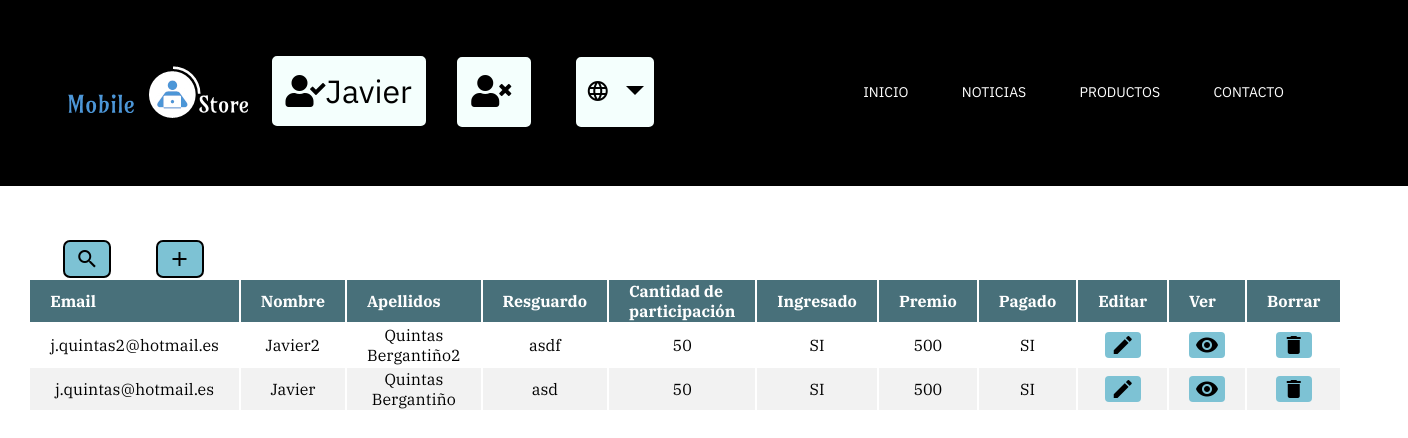
Screenshot of /Controller/Loteriaiu_Controller.php (signed in) with the database file from the repository.
### tables this page shows
CREATE TABLE `LOTERIAIU` (
  `lot.email` varchar(60) NOT NULL COMMENT 'email del que participa en la loteria',
  `lot.nombre` varchar(30) NOT NULL COMMENT 'nombre del que participa en la loteria',
  `lot.apellidos` varchar(40) NOT NULL COMMENT 'apellidos del que participa en la loteria',
  `lot.participacion` int(3) NOT NULL COMMENT 'importe con el que participa en la loteria',
  `lot.resguardo` varchar(50) NOT NULL COMMENT 'resguardo de la participación en la loteria',
  `lot.ingresado` enum('SI','NO') DEFAULT NULL COMMENT 'ha ingresado la participación',
  `lot.premiopersonal` int(6) DEFAULT NULL COMMENT 'premio que le corresponde por la participacion jugada',
  `lot.pagado` enum('SI','NO') DEFAULT NULL COMMENT 'se le ha pagado el premio que el corresponde'
);

### Controller/Loteriaiu_Controller.php (called while the page is built, shortened)
<?php
    include '../View/Loteriaiu_SHOWALL_View.php';
    include '../Model/Loteriaiu_model.php';
    include '../Model/Access_DB.php';
    if(!isset($_GET['action'])){
        $action = '';
    }
    else{
        $action = $_GET['action'];
    }
    switch($action){
        default:
            $loteria = new Loteria();
            $participaciones = $loteria->findAll();
            new ShowAll($participaciones);
        break;
    }
?>

### Locale/Strings_SPANISH.php (called while the page is built)
<?php
$strings =
array(
	'Loteria' => 'Loteria',
    'Inicio' => 'Inicio',
    'Noticias' => 'Noticias',
    'Productos' => 'Productos',
    'Sobre MobileStore' => 'Sobre MobileStore',
	'Sobre nosotros' => 'Sobre nosotros',
	'Contacto' => 'Contacto',
	'Usuario' => 'Usuario',
	'Contraseña' => 'Contraseña',
	'Idioma' => 'Idioma',
	'Español' => 'Español',
	'Inglés' => 'Inglés',
	'Gallego' => 'Gallego',
	'Registrate' => 'Registrate',
	'DNI' => 'DNI',
	'Teléfono' => 'Teléfono',
	'Fecha de nacimiento' => 'Fecha de nacimiento',
	'Grupo prácticas' => 'Grupo prácticas',
	'Email' => 'Email',
	'Nombre' => 'Nombre',
	'Apellidos' => 'Apellidos',
	'Curso académico' => 'Curso académico',
	'Titulación' => 'Titulación',
	'Resguardo' => 'Resguardo',
	'Cantidad de participación' => 'Cantidad de participación',
	'Ingresado' => 'Ingresado',
	'Premio' => 'Premio',
	'Pagado' => 'Pagado',
	'Editar' => 'Editar',
	'Ver' => 'Ver',
	'Borrar' => 'Borrar',
	'SI' => 'SI',
	'NO' => 'NO',
	'Participación' => 'Participación',
	'Datos a mostrar' => 'Datos a mostrar',
	'Datos a eliminar' => 'Datos a eliminar',
	'Creado por' => 'Creado por',
	'Realizado el' => 'Realizado el',
	'Email incorrecto' => 'Email incorrecto',
	'Ya existe una participación con ese email' => 'Ya existe una participación con ese email',
	'Error insertando' => 'Error insertando',
	'Insertado' => 'Insertado',
	'Error editando' => 'Error editando',
	'Editado' => 'Editado',
	'Error eliminando' => 'Error eliminando',
	'Eliminado' => 'Eliminado',
	'Login vacío' => 'Login vacío',
	'Login innexistente' => 'Login innexistente',
	'Contraseña incorrecta' => 'Contraseña incorrecta',
	'Algunos datos están vacíos' => 'Algunos datos están vacíos',
	'Login, Email o DNI ya existentes.' => 'Login, Email o DNI ya existentes.',
	'Error de inserción' => 'Error de inserción',
	'Registrado' => 'Registrado',
	'Volver' => 'Volver',
	'No hay participaciones' => 'No hay participaciones',
	'Foto' => 'Foto',
	'Sexo' => 'Sexo',
	'Fallo al conectar a MySQL: ' => 'Fallo al conectar a MySQL',
	' ' => ' '
 )
;
 ?>

### Model/Loteriaiu_model.php (called while the page is built, shortened)
<?php
    class Loteria{
        var $email;
        var $nombre;
        var $apellidos;
        var $resguardo;
        var $participacion;
        var $ingresado;
        var $premioPersonal;
        var $pagado;
        var $mysqli;
        function __construct($email = null,
                            $nombre = null,
                            $apellidos = null,
                            $resguardo = null,
                            $participacion = null,
                            $ingresado = null,
                            $premioPersonal = null,
                            $pagado = null){
            $this->email = $email;
            $this->nombre = $nombre;
            $this->apellidos = $apellidos;
            $this->resguardo = $resguardo;
            $this->participacion = $participacion;
            $this->ingresado = $ingresado;
            $this->premioPersonal = $premioPersonal;
            $this->pagado = $pagado;
            include_once '../Model/Access_DB.php';
	        $this->mysqli = ConnectDB();
        }
        function getEmail(){
            return $this->email;
        }
        function getNombre(){
            return $this->nombre;
        }
        function getParticipacion(){
            return $this->participacion;
        }
        function getResguardo(){
            return $this->resguardo;
        }
        function getIngresado(){
            return $this->ingresado;
        }
        function getPremioPersonal(){
            return $this->premioPersonal;
        }
        function getApellidos(){
            return $this->apellidos;
        }
        function getPagado(){
            return $this->pagado;
        }
        function findAll(){
            $sql = "SELECT *
                    FROM LOTERIAIU";
            $resultado = $this->mysqli->query($sql);
            $participaciones_db = $resultado->fetch_All(MYSQLI_ASSOC);
            $participaciones = array();
            foreach($participaciones_db as $participacionLot){
                array_push($participaciones, new Loteria($participacionLot['lot.email'],
                                                        $participacionLot['lot.nombre'],
                                                        $participacionLot['lot.apellidos'],
                                                        $participacionLot['lot.resguardo'],
                                                        $participacionLot['lot.participacion'],
                                                        $participacionLot['lot.ingresado'],
                                                        $participacionLot['lot.premiopersonal'],
                                                        $participacionLot['lot.pagado']));
            }
            return $participaciones;
        }
    }
?>

### Model/Access_DB.php (called while the page is built)
<?php
function ConnectDB()
{
    $mysqli = new mysqli("localhost", 'IU2018', 'pass2018' , 'IU2018');
	if ($mysqli->connect_errno) {
		include './MESSAGE_View.php';
		new MESSAGE("Fallo al conectar a MySQL: (" . $mysqli->connect_errno . ") " . $mysqli->connect_error, './index.php');
		return false;
	}
	else{
		return $mysqli;
	}
}
?>

### View/Loteriaiu_SHOWALL_View.php (the view)
<?php
    class ShowAll{
        var $participaciones;
        function __construct($participaciones){
            $this->participaciones = $participaciones;
            $this->render();
        }
        function render(){
            include '../View/Header.php';
?>
<br>
<br>
            <a href="../Controller/Loteriaiu_Controller.php?action=search" style="padding-left:4.5%; margin-bottom:20px;"><button id="buscar"><i class="material-icons">search</i></button></a>
            <a href="../Controller/Loteriaiu_Controller.php?action=add"><button id="añadir"><i class="material-icons">add</i></button></a>
            <br>
            <table>
				<thead id="header-tabla">
					<th scope="col"><?= $strings['Email'] ?></th>
					<th scope="col"><?= $strings['Nombre'] ?></th>
					<th scope="col"><?= $strings['Apellidos'] ?></th>
					<th scope="col"><?= $strings['Resguardo'] ?></th>
					<th scope="col"><?= $strings['Cantidad de participación'] ?></th>
					<th scope="col"><?= $strings['Ingresado'] ?></th>
					<th scope="col"><?= $strings['Premio'] ?></th>
					<th scope="col"><?= $strings['Pagado'] ?></th>
					<th scope="col"><?= $strings['Editar'] ?></th>
					<th scope="col"><?= $strings['Ver'] ?></th>
					<th scope="col"><?= $strings['Borrar'] ?></th>
                </thead>
                <tbody>
                    <?php if(count($this->participaciones) == 0){
                        echo $strings['No hay participaciones'];
                    }
                    else{
                        foreach($this->participaciones as $participacion){
                            ?>
                            <tr>
                            <td><?= $participacion->getEmail() ?></td>
                            <td><?= $participacion->getNombre() ?></td>
                            <td><?= $participacion->getApellidos() ?></td>
                            <td><?= $participacion->getResguardo() ?></td>
                            <td><?= $participacion->getParticipacion() ?></td>
                            <td><?= $strings[$participacion->getIngresado()] ?></td>
                            <td><?= $participacion->getPremioPersonal() ?></td>
                            <td><?= $strings[$participacion->getPagado()] ?></td>
                            <td><a href="../Controller/Loteriaiu_Controller.php?action=edit&email=<?=$participacion->getEmail()?>"><button id="editar"><i class="material-icons">edit</i></button></a></td>
                            <td><a href="../Controller/Loteriaiu_Controller.php?action=view&email=<?=$participacion->getEmail()?>"><button id="ver"><i class="material-icons">remove_red_eye</i></button></a></td>
                            <td><a href="../Controller/Loteriaiu_Controller.php?action=delete&email=<?=$participacion->getEmail()?>"><button id="borrarTupla"><i class="material-icons">delete</i></button></a></td>
                            </tr>
<?php
                        }
                    }
?>
                </tbody>
<?php
        }
    }
?>

### View/Header.php (shortened to what this page needs)
<html>
<head>
	<link rel="stylesheet" type="text/css" href="../View/css/ET1_IU.css">
    <link rel="stylesheet" href="https://use.fontawesome.com/releases/v5.3.1/css/all.css">
</head>
<body>
		<header>
			<nav id="cabecera">
				<img src="../View/logo/logo3.png" id="logo">
				<?php if(isset($_SESSION['login'])){
                ?>
				<button class="header" id="user"><i class="fas fa-user-check"></i><?php echo $_SESSION['login']; ?></button>
				<button class="header" id="desconexion" onclick="window.location='../Functions/Desconectar.php'"><i class="fas fa-user-times"></i></button>
			<?php
            }
            ?>
			<div class="dropdown">
				<button class="dropdown-toggle" role="button" data-toggle="dropdown" aria-haspopup="true" aria-expanded="false" id="idioma">
					<i class="material-icons">language</i>
				</button>
			</div>
                <nav id="menu">
					<ul>
						<li><a href="../index.php"><?php echo $strings['Inicio']; ?></a></li>
						<li><a href="#"><?php echo $strings['Noticias']; ?></a></li>
						<li><a href="#"><?php echo $strings['Productos']; ?></a></li>
						<li id="ultimoNav"><a href="#"><?php echo $strings['Contacto']; ?></a></li>
					</ul>
				</nav>
			</nav>
		</header>

### View/css/ET1_IU.css (style rules this page uses)
html { background-color:#D1DEE8; font-family: 'IBM Plex Sans', sans-serif; font-family: 'IBM Plex Serif', serif; }
header { background-color: black; padding: 50px; border: 4px solid black; font-family: 'IBM Plex Sans', sans-serif; }
#menu { float:right; }
nav ul { font-size: 14px; margin:0; padding:0; list-style:none; }
nav li { display: inline-block; margin-left: 50px; padding-top: 25px; position:relative; }
nav a { color: white; text-decoration: none; text-transform: uppercase; }
nav a::before { content:''; display: block; height:3px; width: 0%; background-color:white; transition: all ease-in-out 250ms; }
#ultimoNav { margin-right: 70px; }
#user { color:black; margin-right: 20px; }
#desconexion { color: black; padding-top: 18px; margin-right: 20px; padding-right: 20px; padding-bottom: 20px; }
#idioma { margin-right: 20px; border-radius: 7px; border: 2px solid black; background-color: #F4FFFD; padding: 10px; padding-right: 10px; padding-left: 10px; padding-top: 10px; padding-bottom: 12px; transition: all ease-in-out 250ms; }
#cabecera { color: white; font-size: 32px; }
.header { padding:11px; padding-left: 14px; padding-right: 14px; border-radius: 7px; border: 2px solid black; background-color: #F4FFFD; }
body { background-color: white; color:black; font-family: 'IBM Plex Serif', serif; font-size: 18px; margin:0; }
div { display:inline; margin: 1%; }
button { background-color: #7DC2D4; transition: all ease-in-out 500ms; }
img { display:inline; border: 4px solid black; }
table { padding-left: 2%; padding-right: 5%; margin-bottom: 20px; border-collapse: separate; }
th { padding-left: 20px; padding-right: 20px; background-color: #48707A; color:white; }
td { padding-left: 20px; padding-right: 20px; text-align:center; height:40px; }
tr:nth-child(even) { background-color: #f2f2f2 }
#borrarTupla { border-radius: 4px; border:none; background-color: #7DC2D4; }
#editar { border-radius: 4px; border:none; background-color: #7DC2D4; }
#ver { border-radius: 4px; border:none; background-color: #7DC2D4; }
#buscar { border: 2px solid black; border-radius: 7px; padding: 5px 10px; background-color: #7DC2D4; }
#añadir { border: 2px solid black; border-radius: 7px; padding: 5px 10px; margin-left: 40px; background-color: #7DC2D4; }

### rows the page displays
loteriaiu: value "j.quintas2@hotmail.es", value "Javier2", value "Quintas Bergantiño2", value "asdf", value "50", value "SI", value "500"
loteriaiu: value "j.quintas@hotmail.es", value "Javier", value "Quintas Bergantiño", value "asd", value "50", value "SI", value "500"

### other values shown
$_SESSION['login'] "Javier"
$strings['Inicio'] "INICIO"
$strings['Noticias'] "NOTICIAS"
$strings['Productos'] "PRODUCTOS"
$strings['Contacto'] "CONTACTO"
$strings['Email'] "Email"
$strings['Nombre'] "Nombre"
$strings['Apellidos'] "Apellidos"
$strings['Resguardo'] "Resguardo"
$strings['Cantidad de participación'] "Cantidad de participación"
$strings['Ingresado'] "Ingresado"
$strings['Premio'] "Premio"
$strings['Pagado'] "Pagado"
$strings['Editar'] "Editar"
$strings['Ver'] "Ver"
